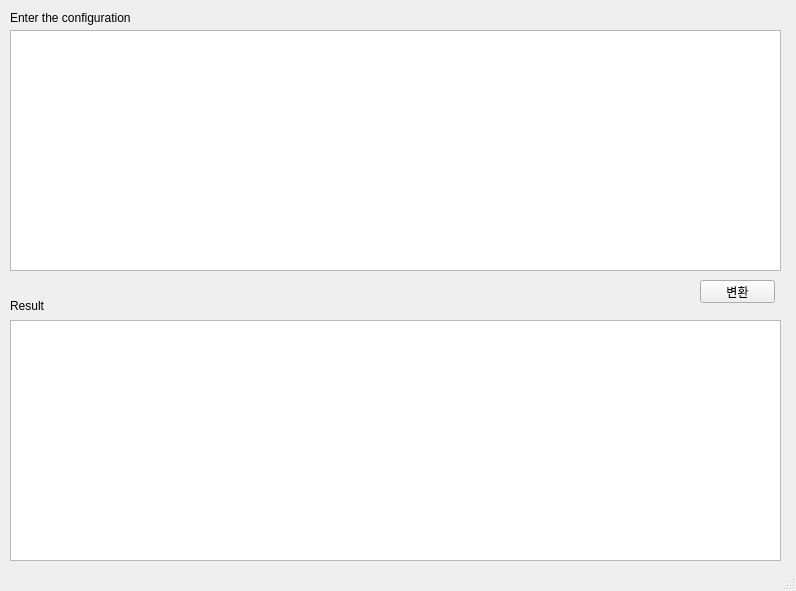
<?xml version="1.0" encoding="UTF-8"?>
<ui version="4.0">
 <class>MainWindow</class>
 <widget class="QMainWindow" name="MainWindow">
  <property name="geometry">
   <rect>
    <x>0</x>
    <y>0</y>
    <width>796</width>
    <height>591</height>
   </rect>
  </property>
  <property name="windowTitle">
   <string>MainWindow</string>
  </property>
  <widget class="QWidget" name="centralwidget">
   <widget class="QPushButton" name="pushButton">
    <property name="geometry">
     <rect>
      <x>700</x>
      <y>280</y>
      <width>75</width>
      <height>23</height>
     </rect>
    </property>
    <property name="text">
     <string>변환</string>
    </property>
   </widget>
   <widget class="QLabel" name="label">
    <property name="geometry">
     <rect>
      <x>10</x>
      <y>10</y>
      <width>141</width>
      <height>16</height>
     </rect>
    </property>
    <property name="text">
     <string>Enter the configuration</string>
    </property>
   </widget>
   <widget class="QLabel" name="label_2">
    <property name="geometry">
     <rect>
      <x>10</x>
      <y>300</y>
      <width>56</width>
      <height>12</height>
     </rect>
    </property>
    <property name="text">
     <string>Result</string>
    </property>
   </widget>
   <widget class="QTextEdit" name="textEdit">
    <property name="geometry">
     <rect>
      <x>10</x>
      <y>30</y>
      <width>771</width>
      <height>241</height>
     </rect>
    </property>
   </widget>
   <widget class="QTextEdit" name="textEdit_2">
    <property name="geometry">
     <rect>
      <x>10</x>
      <y>320</y>
      <width>771</width>
      <height>241</height>
     </rect>
    </property>
   </widget>
  </widget>
  <widget class="QStatusBar" name="statusbar"/>
  <widget class="QMenuBar" name="menubar">
   <property name="geometry">
    <rect>
     <x>0</x>
     <y>0</y>
     <width>796</width>
     <height>21</height>
    </rect>
   </property>
  </widget>
 </widget>
 <resources/>
 <connections/>
</ui>
